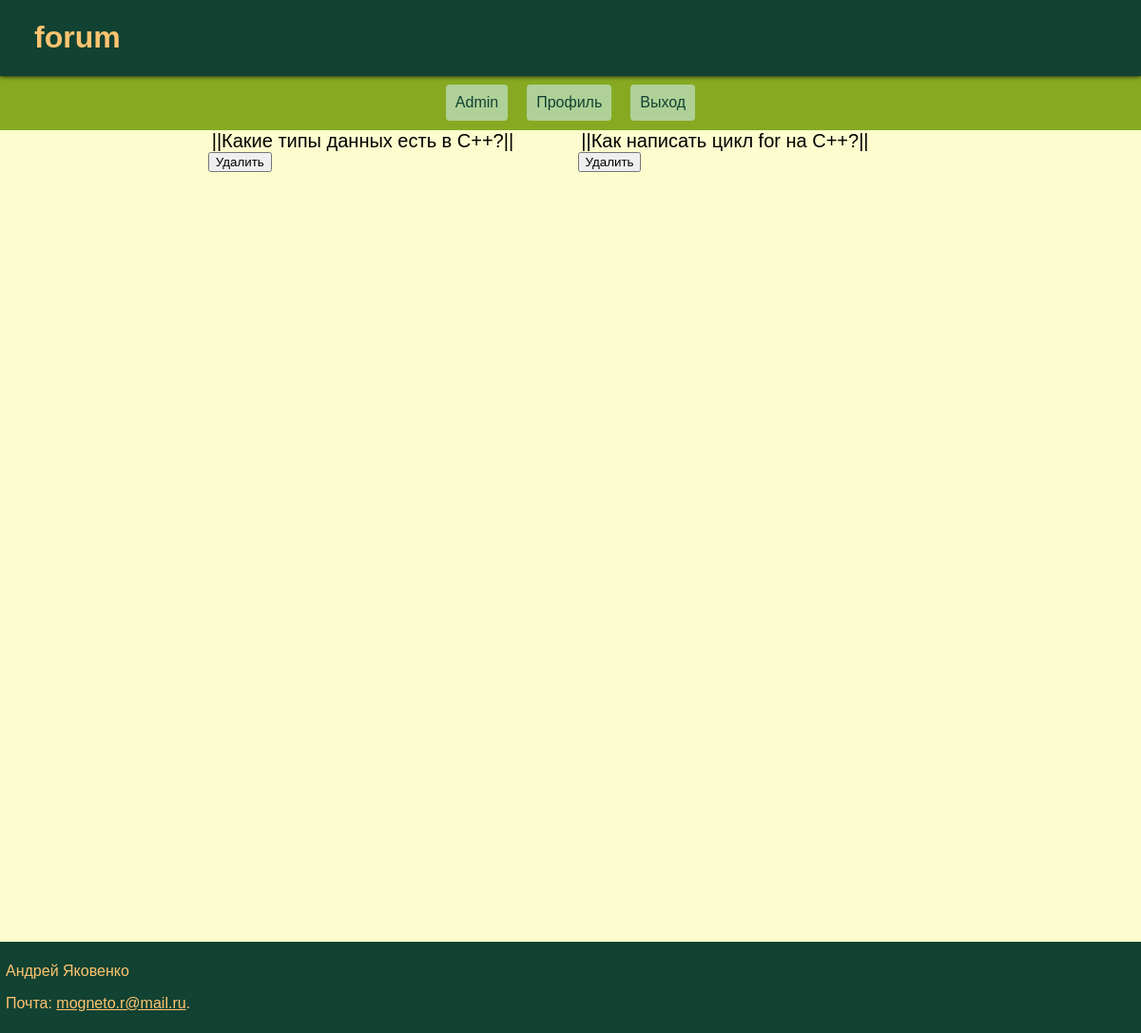
The page /topic_detail/2 (signed in) on the database as committed earlier.
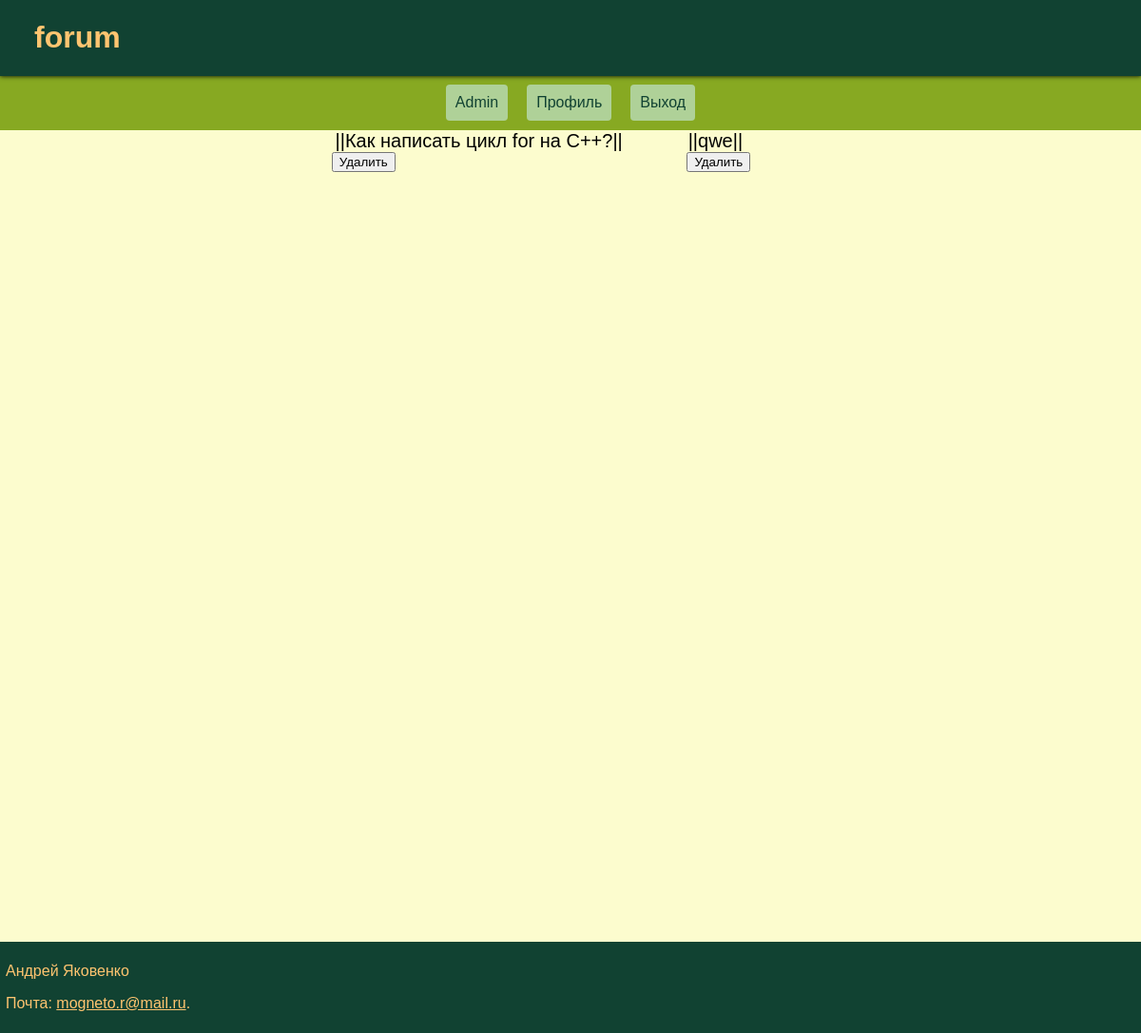
The same page on the database as committed later.
### forum/models.py (models this page shows, shortened)
class Chat(models.Model):
    author = models.ForeignKey(User, on_delete=models.CASCADE, blank=True)
    text_question = models.CharField(max_length=70)
    topic = models.ManyToManyField(Topic)

### forum/views.py (the view)
# urls.py: path('topic_detail/<int:pk>', views.topic_detail, name='topic_detail'),
@login_required(login_url='login')
def topic_detail(request, pk):
    topic = get_object_or_404(Topic, pk=pk)
    questions = Chat.objects.filter(topic=topic)
    return render(request, 'card/topic_detail.html', {'questions': questions, 'topic': topic})

### forum/templates/card/topic_detail.html (shortened to what this page needs)
{% extends "card/base.html" %}
{% block content %}
    <div class='conteiner'>
        {% for question in questions %}
            <div class='question' id="question-{{question.pk}}">
                <a class='question_a' href="{% url 'question_detail' pk=question.pk %}">||{{question.text_question}}||</a>
                {% if question.author == user %}
                    <button onclick="deleteQuestion({{question.pk}}{{user}})" action='delete'>Удалить</button>
                {% endif %}
            </div>
        {% endfor %}
    </div>
{% endblock %}

Rows that differ between the two databases and show on the page:
removed Chat: text_question "Какие типы данных есть в C++?"
added Chat: text_question "qwe"
